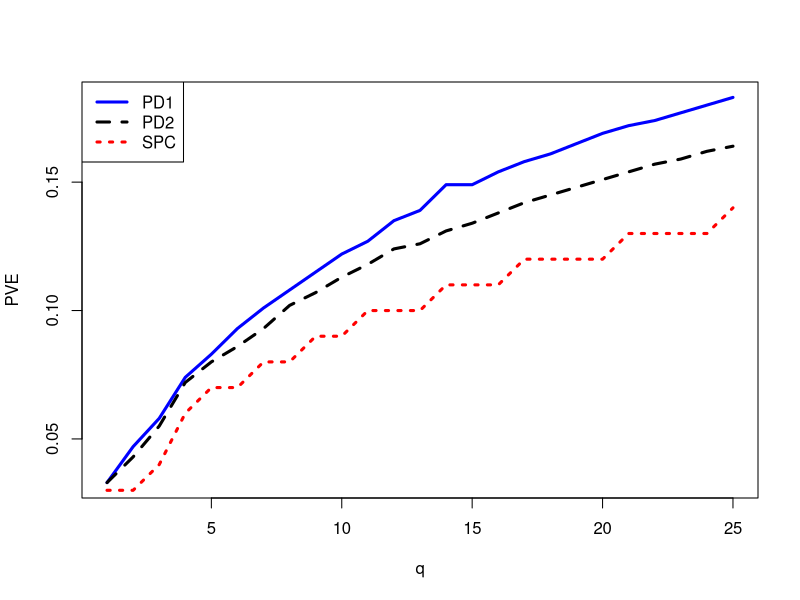
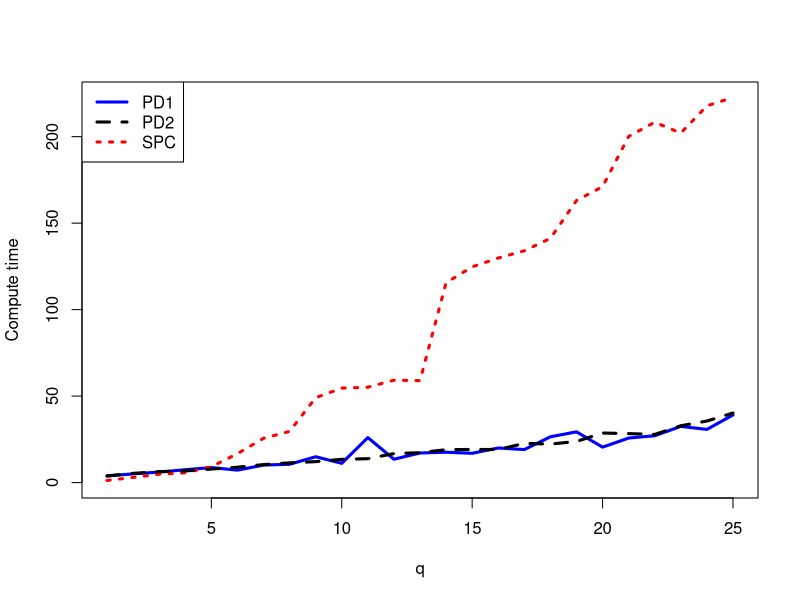

Here is the R script that generated these plots, in order:
### plot results from SPCA comparison ###
# There are two plots and three algos to compare
# "r" refers to the SPC function from the PMA package (see Witten, Tibshirani, and Hastie 2009)
# "j" refers to the two proximal distance routines for sparse PCA
# the first PD SPCA routine projects the entire matrix of loadings to a single sparse constraint
# the second PD SPCA routine projects each loading to its own sparse constraint 


plot.spca.results = function(){
    # load data
    j       = read.table("spca_results_k25_sumabsv8_julia.txt", header=T)
    r       = read.table("spca_results_k25_sumabsv8_R.txt", header=F)
    j1.pve  = j$PVE[1:25]       # PVEs from matrix projection
    j2.pve  = j$PVE[26:50]      # from columnwise projection
    r.pve   = r$V8
    pcs     = j$PCs[1:25]
    j1.time = j$Time[1:25] + 2  # why +2? full SVD warm-start on data in Julia requires 2 seconds
    j2.time = j$Time[26:50] + 2 # why +2? full SVD warm-start on data in Julia requires 2 seconds
    r.time  = r$V5

    # plot for compute times needs argument for 'ylim' 
    times   = c(0, max(max(as.numeric(j1.time)), max(as.numeric(r.time))))

    # output file names?
#    outfile_pve  = "spca_results_k25_sumabsv8_pve.pdf"
#    outfile_time = "spca_results_k25_sumabsv8_time.pdf"
    outfile_pve  = "spca_results_k25_sumabsv8_pve.eps"
    outfile_time = "spca_results_k25_sumabsv8_time.eps"

    # initialize plot for PVE
#    pdf(outfile_pve)
    setEPS()
    postscript(outfile_pve)

    # plot first proxdist results (matrix projection) 
    plot(
        y    = j1.pve, 
        x    = pcs, 
        type = "l", 
        lty  = 1,
        lwd  = 3,
        col  = "blue",
        #main = "PVE of q Sparse PCs",
        xlab = "q", 
        ylab = "PVE", 
        xlim = c(1,25)
    )

    # overlay second PD results (columwise projection)
    lines(
        y    = j2.pve,
        x    = pcs,
        type = "l",
        lty  = 2, 
        lwd  = 3,
        col  = "black"
    )

    # overlay PMA results
    lines(
        y    = r.pve,
        x    = pcs,
        type = "l",
        col  = "red",
        lty  = 3, 
        lwd  = 3 
    )

    # add legend
    legend("topleft", c("PD1", "PD2", "SPC"), lty=c(1,2,3), lwd=c(3,3,3), col=c("blue", "black", "red"))

    # close plot file
    dev.off()

    # do same for compute times
    #pdf(outfile_time)
    setEPS()
    postscript(outfile_time)
    plot(
        y    = j1.time, 
        x    = pcs, 
        type = "l", 
        lty  = 1,
        lwd  = 3,
        col  = "blue",
        #main = "Compute time to calculate q Sparse PCs", 
        xlab = "q", 
        ylab = "Compute time", 
        xlim = c(1,25),
        ylim = times
    )
    lines(
        y    = r.time,
        x    = pcs,
        type = "l",
        col  = "red",
        lwd  = 3,
        lty  = 3
    )
    lines(
        y    = j2.time,
        x    = pcs,
        type = "l",
        lty  = 2, 
        lwd  = 3,
        col  = "black"
    )

    # add legend
    legend("topleft", c("PD1", "PD2", "SPC"), lty=c(1,2,3), lwd=c(3,3,3), col=c("blue", "black", "red"))

    # close plot file
    dev.off()

    return()
}

plot.spca.results()
